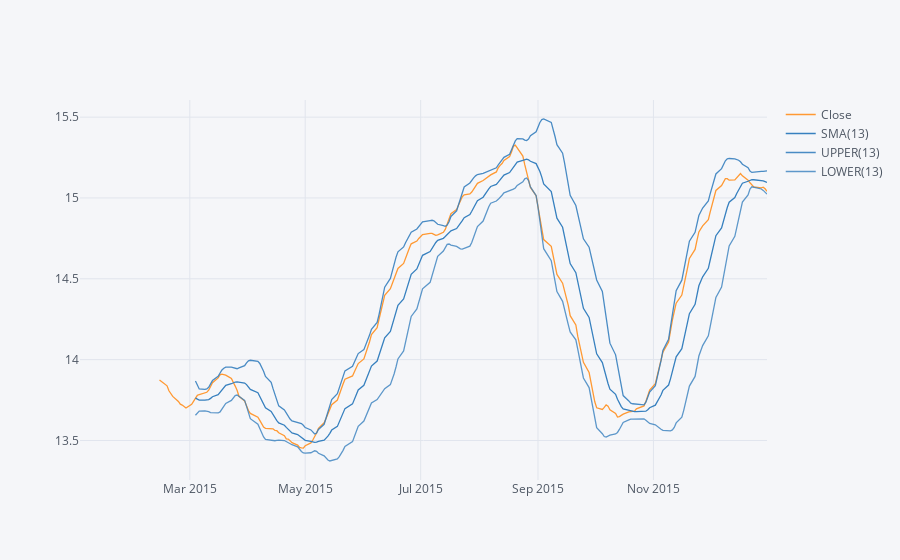

This figure's notebook cell:
### Markdown cell above
**Use .ta_plot(study='boll') to create a Bollinger Band Plot for Bank of America for the year 2015.**

### Code cell
bac_2015 = BAC.sort_index().loc["2015-01-01":"2015-12-31"]
bac_2015['Close'].rolling(window=30).mean().ta_plot(study='boll',periods=13)

### Figure 1 — Plotly figure (JSON) as saved in the notebook; plotly's stock layout.template omitted (floating-point values rounded to 4 significant figures; data arrays with more than 128 entries replaced by an {"elided": "..."} marker saying what was removed)
{"data": [{"line": {"color": "rgba(255, 153, 51, 1.0)", "dash": "solid", "shape": "linear", "width": 1.3}, "mode": "lines", "name": "Close", "text": "", "type": "scatter", "x": {"elided": "252 str values"}, "y": {"elided": "252 mixed values"}}, {"line": {"color": "rgba(55, 128, 191, 1.0)", "dash": "solid", "shape": "linear", "width": 1.3}, "mode": "lines", "name": "SMA(13)", "text": "", "type": "scatter", "x": {"elided": "252 str values"}, "y": {"elided": "252 mixed values"}}, {"line": {"color": "rgba(55, 128, 191, 0.8999999999999999)", "dash": "solid", "shape": "linear", "width": 1.3}, "mode": "lines", "name": "UPPER(13)", "text": "", "type": "scatter", "x": {"elided": "252 str values"}, "y": {"elided": "252 mixed values"}}, {"line": {"color": "rgba(55, 128, 191, 0.7999999999999998)", "dash": "solid", "shape": "linear", "width": 1.3}, "mode": "lines", "name": "LOWER(13)", "text": "", "type": "scatter", "x": {"elided": "252 str values"}, "y": {"elided": "252 mixed values"}}], "layout": {"legend": {"bgcolor": "#F5F6F9", "font": {"color": "#4D5663"}}, "paper_bgcolor": "#F5F6F9", "plot_bgcolor": "#F5F6F9", "title": {"font": {"color": "#4D5663"}}, "xaxis": {"gridcolor": "#E1E5ED", "showgrid": true, "tickfont": {"color": "#4D5663"}, "title": {"font": {"color": "#4D5663"}, "text": ""}, "zerolinecolor": "#E1E5ED"}, "yaxis": {"gridcolor": "#E1E5ED", "showgrid": true, "tickfont": {"color": "#4D5663"}, "title": {"font": {"color": "#4D5663"}, "text": ""}, "zerolinecolor": "#E1E5ED"}}}
